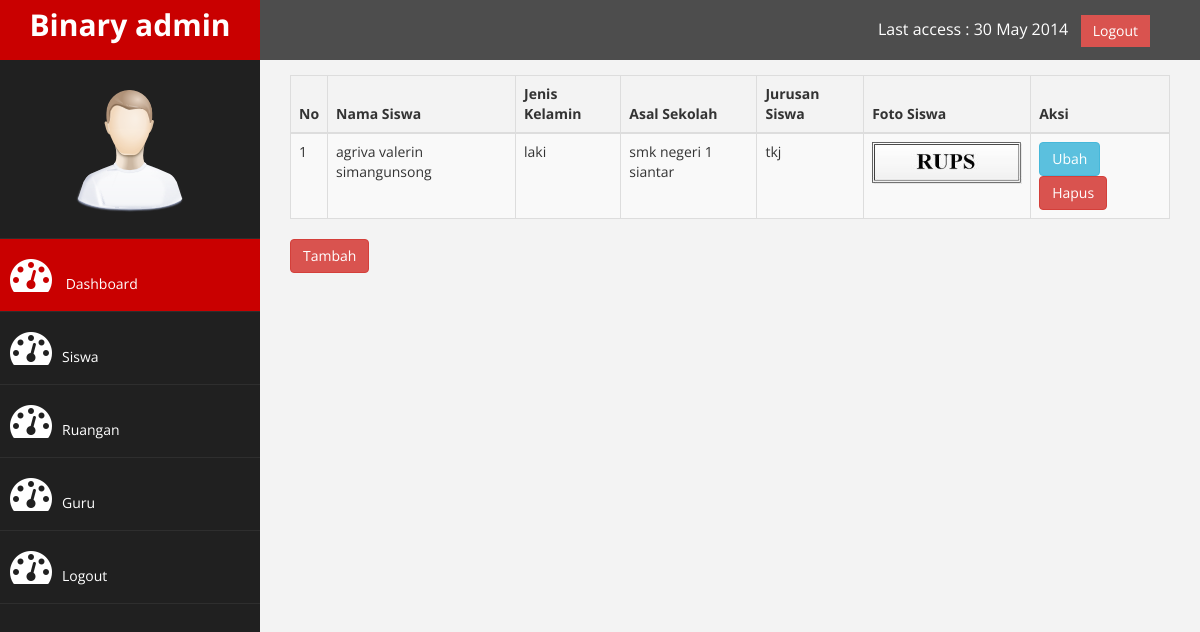
The page /index.php?halaman=siswa (signed in) on the database its author committed.
### tables this page shows
CREATE TABLE `siswa` (
  `id_siswa` int(11) NOT NULL,
  `nama_siswa` varchar(100) NOT NULL,
  `jenis_kelamin` varchar(13) NOT NULL,
  `asal_sekolah` varchar(60) NOT NULL,
  `jurusan_siswa` varchar(70) NOT NULL,
  `foto_siswa` mediumtext NOT NULL
);

### siswa.php (the view, shortened to what this page needs)
<!DOCTYPE html>
<html lang="en">
<head>
</head>
<body>
	<table class="table table-striped table-bordered table-hover" id="dataTables-example" width="300">
		<thead>
			<tr>
				<th>No</th>
				<th>Nama Siswa</th>
				<th>Jenis Kelamin</th>
				<th>Asal Sekolah</th>
				<th>Jurusan Siswa</th>
				<th>Foto Siswa</th>
				<th>Aksi</th>
			</tr>
		</thead>
		<?php
		include 'koneksi/koneksi.php';
		$no = 1;
		$pilih = mysqli_query($koneksi,"select * from siswa");
		while ($tampil = mysqli_fetch_array($pilih)){
		 ?>
		<tbody>
			<tr >
				<td><?php echo $no++; ?></td>
				<td><?php echo $tampil['nama_siswa']; ?></td>
				<td><?php echo $tampil['jenis_kelamin']; ?></td>
				<td><?php echo $tampil['asal_sekolah']; ?></td>
				<td><?php echo $tampil['jurusan_siswa']; ?></td>
				<td>
					<img src="gambar/<?php echo $tampil['foto_siswa']; ?>" width="150">
				</td>
				<td>
					<a href="index.php?halaman=ubah&id=<?php echo $tampil['id_siswa']; ?>" class="btn btn-info">Ubah</a>
					<a href="index.php?halaman=hapus&id=<?php echo $tampil['id_siswa']; ?>" class="btn btn-danger">Hapus</a>
				</td>
			</tr>
		</tbody>
	<?php } ?>
	</table>
	<a href="index.php?halaman=tambah" class="btn btn-danger">Tambah</a>
</body>
</html>

### assets/css/custom.css (style rules this page uses)
body { font-family: 'Open Sans', sans-serif; }

### rows shown on the page
siswa: nama_siswa "agriva valerin simangunsong", jenis_kelamin "laki", asal_sekolah "smk negeri 1 siantar", jurusan_siswa "tkj", foto_siswa (picture)
